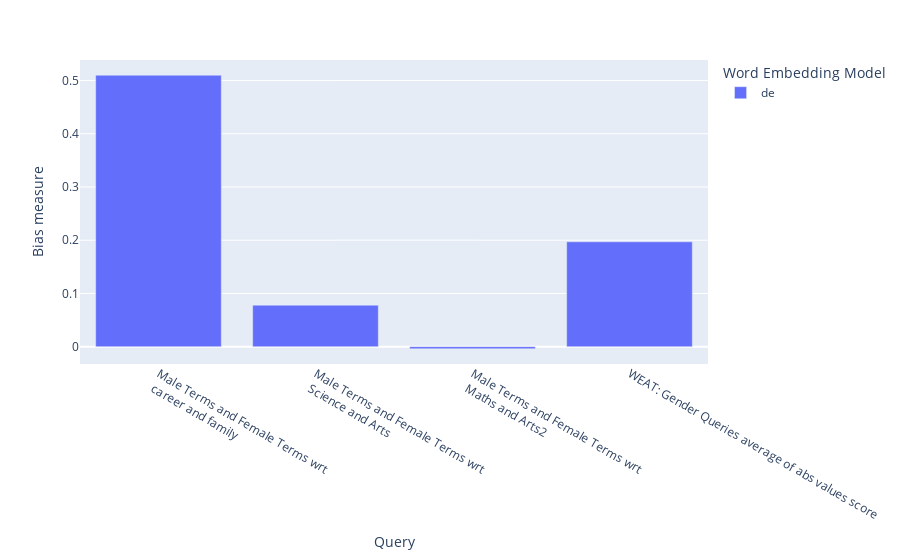

This figure's notebook cell:
### Markdown cell above
### Run the queries using WEAT


*The closer the value is to 0 the less biased.*

The last column of the dataframe represents the average of the absolute values of each query.

For further information, check the formulation of the metric in [WEAT in the WEFE API](https://wefe.readthedocs.io/en/latest/generated/wefe.WEAT.html#wefe.WEAT).

### Code cell
weat = WEAT()

WEAT_gender_results = run_queries(
    WEAT,
    gender_queries,
    models,
    lost_vocabulary_threshold=0.3,
    metric_params={"preprocessors": [{"lowercase": True}]},
    aggregate_results=True,
    queries_set_name="Gender Queries",
).round(3)

display(WEAT_gender_results)
plot_queries_results(WEAT_gender_results).show()

### Figure 1 — Plotly figure (JSON) as saved in the notebook; plotly's stock layout.template omitted (floating-point values rounded to 4 significant figures)
{"data": [{"alignmentgroup": "True", "hovertemplate": "Word Embedding Model=de<br>query_name=%{x}<br>value=%{y}<extra></extra>", "legendgroup": "de", "marker": {"color": "#636efa", "pattern": {"shape": ""}}, "name": "de", "offsetgroup": "de", "orientation": "v", "showlegend": true, "textposition": "auto", "type": "bar", "x": ["Male Terms and Female Terms wrt<br> career and family", "Male Terms and Female Terms wrt<br> Science and Arts", "Male Terms and Female Terms wrt<br> Maths and Arts2", "WEAT: Gender Queries average of abs values score"], "xaxis": "x", "y": [0.51, 0.078, -0.004, 0.197], "yaxis": "y"}], "layout": {"barmode": "group", "legend": {"title": {"text": "Word Embedding Model"}, "tracegroupgap": 0}, "margin": {"t": 60}, "xaxis": {"anchor": "y", "domain": [0, 1], "title": {"text": "Query"}}, "yaxis": {"anchor": "x", "domain": [0, 1], "title": {"text": "Bias measure"}}}}
